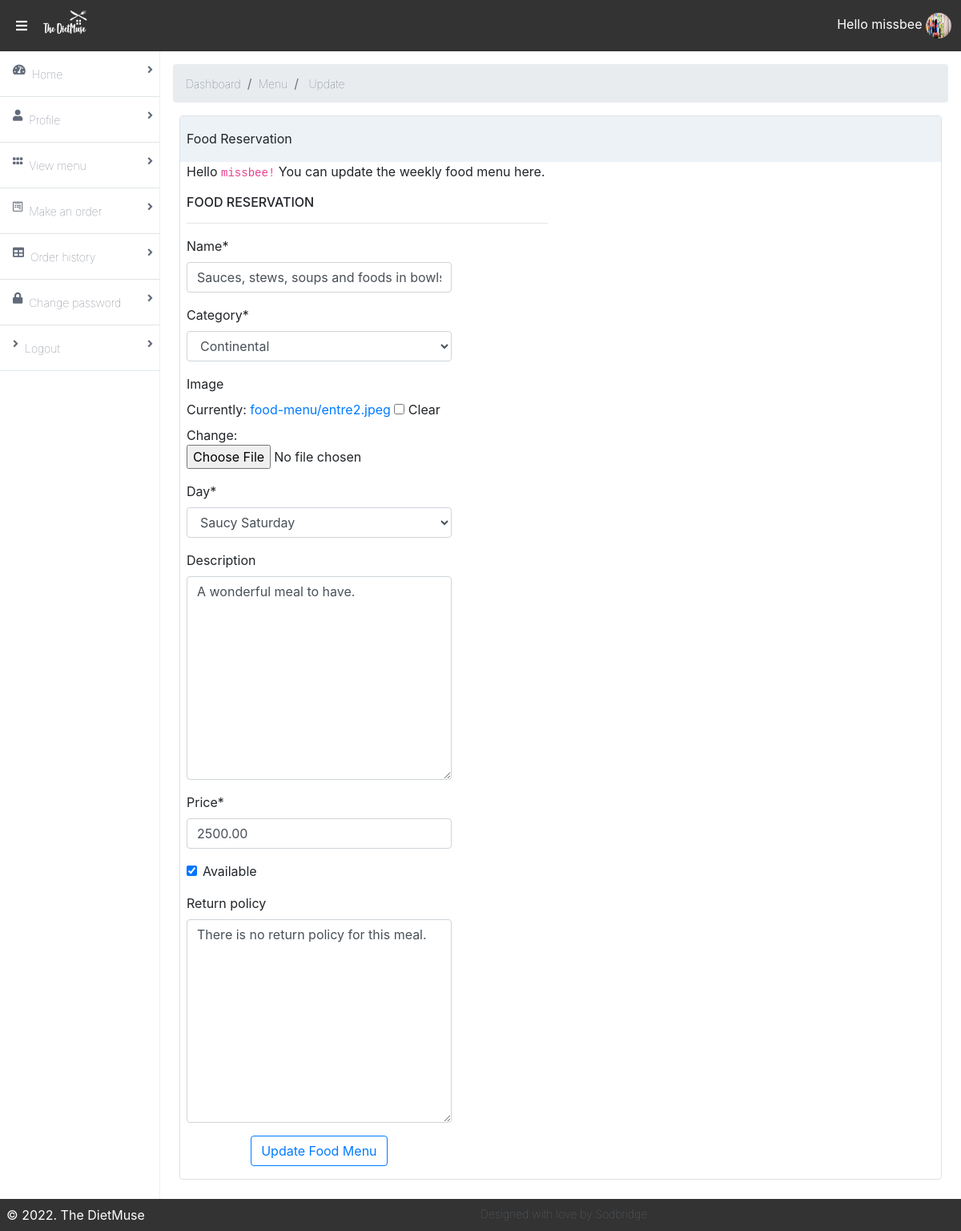
The app's page /food-menu/6/update/ (signed in) with its own data.
### accounts/models.py (models this page shows, shortened)
class Profile(models.Model):
	gender = (
			('Please select', 'Please select'),
			('Male', 'Male'),
			('Female', 'Female')
		)
	category = (
			('Choose category', 'Choose category'),
			('Monthly', 'Monthly'),
			('Quarterly', 'Quarterly'),
			('Annually', 'Annually'),
		)
	user = models.OneToOneField(User, related_name='profile', on_delete=models.CASCADE)
	dob = models.DateField(blank=True, null=True)
	photo = models.ImageField(upload_to='users', default='default.jpeg', blank=True)
	gender = models.CharField(max_length=100, choices=gender, default='Please Select')
	category = models.CharField(max_length=100, choices=category, blank=True, default='Choose category')
	street_address = models.CharField(max_length=200, blank=True)
	city = models.CharField(max_length=100, blank=True, default='Ondo')
	nationality = models.CharField(max_length=100, blank=True, default='Nigerian')
	state = models.CharField(max_length=200, blank=True, default=100)
	phone_no = models.CharField(max_length=100, blank=True)
	subscribed_member = models.BooleanField(default=False)
	date_created = models.DateTimeField(auto_now_add=True)

### app/models.py (models this page shows, shortened)
class Food(models.Model):
    name = models.CharField(max_length=200, db_index=True)
    slug = models.SlugField(max_length=200, db_index=True)
    category = models.ForeignKey(Category, related_name='categories', null=True, on_delete=models.CASCADE)
    image = models.ImageField(upload_to='food-menu/',blank=True)
    day = models.CharField(max_length=20, choices=week_choices, default='Munchy Monday')
    description = models.TextField(blank=True)
    return_policy = models.TextField(blank=True, null=True,)
    price = models.DecimalField(max_digits=10, null=True, decimal_places=2)
    available = models.BooleanField(default=True)
    created = models.DateTimeField(auto_now_add=True)
    updated = models.DateTimeField(auto_now=True)
    class Meta:
        index_together = (('id', 'slug'),)

class Category(models.Model):
    name = models.CharField(max_length=200, db_index=True)
    slug = models.SlugField(max_length=200, unique=True)
    class Meta:
        ordering = ('name',)
        verbose_name = 'category'
        verbose_name_plural = 'categories'
    def __str__(self):
        return self.name

### accounts/views.py (the view, shortened to what this page needs)
# urls.py: path('food-menu/<int:pk>/update/', FoodMenuUpdateView.as_view(template_name='foodmenu_update.html'), name='menu-update'),
class FoodMenuUpdateView(LoginRequiredMixin, UpdateView):
	model = Food
	fields = ['name', 'category', 'image', 'day', 'description', 'price', 'available', 'return_policy']

### accounts/templates/foodmenu_update.html (shortened to what this page needs)
{% extends 'base.html' %}
{% load static %}
{% load crispy_forms_tags %}
{% block content %}
<main class="bg-transparent bg-side-nav  flex-1 p-3 overflow-hidden">
    <nav aria-label="breadcrumb">
      <ol class="breadcrumb">
        <li class="breadcrumb-item"><a class="font-sans font-hairline hover:font-normal text-sm text-nav-item no-underline" href="{% url 'dashboard' %}">Dashboard</a></li>
        <li class="breadcrumb-item"><a class="font-sans font-hairline hover:font-normal text-sm text-nav-item no-underline" href="#">Menu</a></li>
        <li class="breadcrumb-item active" aria-current="page"> <span class="font-sans font-hairline hover:font-normal text-sm text-nav-item no-underline">Update</span></li>
      </ol>
    </nav>
    <div class="flex flex-col">
        <div class="flex flex-1  flex-col md:flex-row lg:flex-row mx-2">
            <div class="mb-2 border-solid border-gray-300 rounded border shadow-sm w-full">
                <div class="bg-gray-200 px-2 py-3 border-solid border-gray-200 border-b">
                    Food Reservation
                </div>
                <div class="flex flex-1  flex-col md:flex-row lg:flex-row mx-2 w-full max-w-lg">
                  <form class="form-sample" method="POST" enctype="multipart/form-data">
                    <p class="card-description">
                      Hello <code>{{ user.username }}!</code> You can update the weekly food menu here.
                    </p>
                    <div class="row">
                      <div class="col-md-12">
                        <h6 class="card-title">FOOD RESERVATION</h6> <hr>
                        <div class="form-group row">
                          <div class="col-sm-9">
                            {{ form|crispy }}
                            <div class="text-center"><button class="btn btn-outline-primary" type="submit">Update Food Menu</button></div>
                          </div>
                        </div>
                      </div>
                    </div>
                  </form>
                </div>
              </div>
            </div>
          </div>
  </main>
{% endblock content %}

### accounts/templates/base.html (shortened to what this page needs)
{% load static %}
{% load crispy_forms_tags %}
<!DOCTYPE html>
<html lang="en">
<head>
    <link rel="stylesheet" href="{% static 'dist/styles.css' %}">
    <link rel="stylesheet" href="{% static 'dist/all.css' %}">
    <link rel="stylesheet" href="https://cdn.jsdelivr.net/npm/bootstrap@4.0.0/dist/css/bootstrap.min.css">
</head>
<body>
<div class="mx-auto bg-grey-400">
    <div class="min-h-screen flex flex-col">
        <header class="bg-nav" style="background-color:#333">
            <div class="flex justify-between">
                <div class="p-1 mx-3 inline-flex items-center">
                    <i class="fas fa-bars pr-2 text-white" onclick="sidebarToggle()"></i>
                    <h1 class="text-white p-2">
                    <img src="{% static 'images/dietmusenew-removebg-preview.png' %}" style="height:2rem; width:60px;" alt="Logo" class="img-fluid"> </h1>
                </div>
                <div class="p-1 flex flex-row items-center">
                    <a href="#" onclick="profileToggle()" class="text-white p-2 no-underline hidden md:block lg:block">Hello {{ request.user.username }}
                        <img onclick="profileToggle()" class="inline-block h-8 w-8 rounded-full" src="{{ request.user.profile.photo.url }}" alt="user picture">
                    </a>
                </div>
            </div>
        </header>
        <div class="flex flex-1">
            <aside id="sidebar" style="background-color:transparent;" class="bg-side-nav w-1/2 md:w-1/6 lg:w-1/6 border-r border-side-nav hidden md:block lg:block">
                <ul class="list-reset flex flex-col">
                    <li class=" w-full h-full py-3 px-2 border-b border-light-border bg-white">
                        <a href="{% url 'index' %}"
                           class="font-sans font-hairline hover:font-normal text-sm text-nav-item no-underline">
                            <i class="fas fa-tachometer-alt float-left mx-2"></i>
                            Home
                            <span><i class="fas fa-angle-right float-right"></i></span>
                        </a>
                    </li>
                    <li class=" w-full h-full py-3 px-2 border-b border-light-border bg-white">
                        <a href="{% url 'dashboard' %}"
                           class="font-sans font-hairline hover:font-normal text-sm text-nav-item no-underline">
                            <i class="fas fa-user float-left mx-2"></i>
                            Profile
                            <span><i class="fas fa-angle-right float-right"></i></span>
                        </a>
                    </li>
                    <li class="w-full h-full py-3 px-2 border-b border-light-border">
                        <a href="{% url 'food-menu' %}"
                           class="font-sans font-hairline hover:font-normal text-sm text-nav-item no-underline">
                            <i class="fas fa-grip-horizontal float-left mx-2"></i>
                            View menu
                            <span><i class="fa fa-angle-right float-right"></i></span>
                        </a>
                    </li>
                    {% if request.user.username == 'gabby' %}
                        <li class="w-full h-full py-3 px-2 border-b border-light-border">
                        <a href="{% url 'view-orders' %}"
                           class="font-sans font-hairline hover:font-normal text-sm text-nav-item no-underline">
                            <i class="fab fa-wpforms float-left mx-2"></i>
                            Customers orders
                            <span><i class="fa fa-angle-right float-right"></i></span>
                        </a>
                    </li>
                   {% else %}
                    <li class="w-full h-full py-3 px-2 border-b border-light-border">
                        <a href="{% url 'make-order' %}"
                           class="font-sans font-hairline hover:font-normal text-sm text-nav-item no-underline">
                            <i class="fab fa-wpforms float-left mx-2"></i>
                            Make an order
                            <span><i class="fa fa-angle-right float-right"></i></span>
                        </a>
                    </li>
                     {% endif %}
                    <li class="w-full h-full py-3 px-2 border-b border-light-border">
                        <a href="{% url 'order-history' %}"
                           class="font-sans font-hairline hover:font-normal text-sm text-nav-item no-underline">
                            <i class="fas fa-table float-left mx-2"></i>
                            Order history
                            <span><i class="fa fa-angle-right float-right"></i></span>
                        </a>
                    </li>
                    <li class="w-full h-full py-3 px-2 border-b border-light-border">
                        <a href="{% url 'password_change' %}"
                           class="font-sans font-hairline hover:font-normal text-sm text-nav-item no-underline">
                            <i class="fas fa-lock float-left mx-2"></i>
                            Change password
                            <span><i class="fa fa-angle-right float-right"></i></span>
                        </a>
                    </li>
                    <li class="w-full h-full py-3 px-2 border-b border-300-border">
                        <a href="{% url 'logout' %}" class="font-sans font-hairline hover:font-normal text-sm text-nav-item no-underline">
                            <i class="fas fa-angle-right float-left mx-2"></i>
                            Logout
                            <span><i class="fa fa-angle-right float-right"></i></span>
                        </a>
                    </li>
                        </ul>
            </aside>
            {% block content %}
            {% endblock %}
        </div>
        <footer class="bg-grey-darkest text-white p-2" style="background-color:#333;">
            <div style="display:flex; text-align:center; margin: auto;">
                <div class="flex flex-1 mx-auto">&copy; 2022. The DietMuse</div>
                <div class="flex flex-1 mx-auto font-sans font-hairline hover:font-normal text-sm text-nav-item no-underline"> Designed with love by:<a class="font-sans font-hairline hover:font-normal text-sm text-nav-item no-underline" href="https://sodbridgeacademy.com/" target=" _blank"> Sodbridge</a></div>
            </div>
        </footer>
    </div>
</div>
</body>
</html>

### records on screen
Food: name "Sauces, stews, soups and foods in bowls", category "Continental", day "Saucy Saturday", description "A wonderful meal to have.", price "2500.00", available "☑", return_policy "There is no return policy for this meal."

### other values on screen
{{ request.user.username }} "missbee"
{{ user.username }} "missbee"
